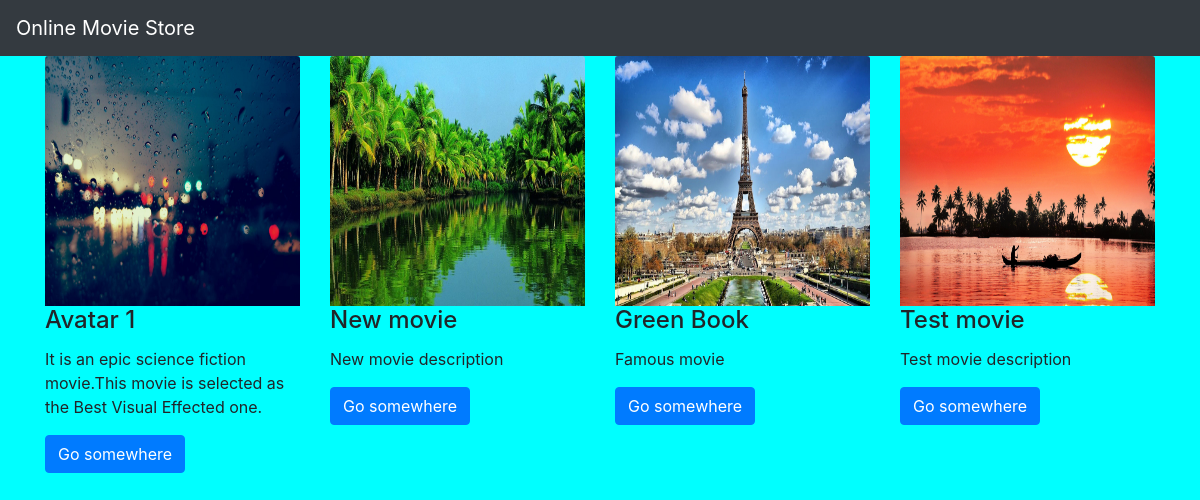
The page / on the database its author committed.
### moviesapp/models.py (models this page shows, shortened)
class movies(models.Model):
    name=models.CharField(max_length=250)
    desc=models.TextField()
    year=models.IntegerField()
    img=models.ImageField(upload_to='gallery')

### moviesapp/views.py (the view)
# urls.py: path('',views.index,name='index'),
def index(request):
    movie=movies.objects.all()
    context={
        'movie_list':movie
    }
    return render(request,'index.html',context)

### templates/index.html
{% extends 'base.html' %}
{% block body %}
<div class="container">
   <div class="row">
    {% for i in movie_list %}
<div class="col-md-3">
  <img src="{{i.img.url}}" class="card-img-top" alt="Card image cap" width="250" height="250">
  <div class="card-block">
    <h4 class="card-title">{{i.name}}</h4>
    <p class="card-text">{{i.desc}}</p>
    <a href="{% url  'moviesapp:detail'  i.id %}" class="btn btn-primary">Go somewhere</a>
  </div>
</div>
{% endfor %}
   </div>
</div>
 {% endblock %}

### templates/base.html (shortened to what this page needs)
{% load static %}
<!DOCTYPE html>
<html lang="en">
<head>
    <link rel="stylesheet" href="https://cdn.jsdelivr.net/npm/bootstrap@4.6.2/dist/css/bootstrap.min.css">
    <link rel="stylesheet" href="{% static 'style.css' %}">
</head>
<body>
<nav class="navbar navbar-dark bg-dark">
  <a class="navbar-brand" href="#">
   Online Movie Store
  </a>
</nav>
{% block body %}
{% endblock %}
</body>
</html>

### static/style.css (style rules this page uses)
body { background-color:aqua; }

### rows shown on the page
movies: img (picture), name "Avatar 1", desc "It is an epic science fiction movie.This movie is selected as the Best Visual Effected one."
movies: img (picture), name "New movie", desc "New movie description"
movies: img (picture), name "Green Book", desc "Famous movie"
movies: img (picture), name "Test movie", desc "Test movie description"
